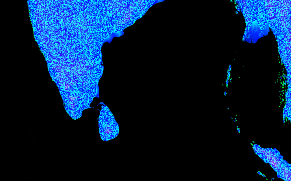
#> input picture pipeline/data/terrain/model-9km.png, 291 x 181 px; its folder holds 4 pictures in this run
$ python run.py
#> lines starting #> are read from the running program, lines starting #| are printed output that depends on the picture; after the words box and inside, x2 and y2 are one past the last pixel; in counts of white or black regions, pixels touching at a corner belong together
### pipeline/config.py
"""Domain, variables and quantisation ranges for the AtmosIQ forecast pipeline."""
from __future__ import annotations
from dataclasses import dataclass

BUCKET_URL = "https://openmeteo.s3.amazonaws.com"
LATEST_URL = f"{BUCKET_URL}/data_spatial/ecmwf_ifs/latest.json"  # ECMWF IFS

# Legacy South India box (5.5-14.5 N, 73-89.5 E). It is no longer the app's domain: every model, terrain tile and satellite
# overlay is cut to the forecast box below (IFS_*). It remains only as the default of build_terrain.py without --india and as the
# fallback in run.py for a fetcher that declares no GRID of its own; do not use it for new data. A regular 0.1 degree grid (~11 km).
LAT_MAX, LAT_MIN = 14.5, 5.5
LON_MIN, LON_MAX = 73.0, 89.5
# Changing the domain (or anything that makes the published grids differ) changes this id: every live model is then built again
DOMAIN = "south-india-5.5-14.5N-73-89.5E"
STEP_DEG = 0.1
NY = round((LAT_MAX - LAT_MIN) / STEP_DEG) + 1      # 91 rows, north to south
NX = round((LON_MAX - LON_MIN) / STEP_DEG) + 1      # 166 columns, west to east

# ECMWF IFS (9 km) is cut to the forecast box on a 0.1 degree lattice (the grid the 0.1 degree models and the terrain use).
# the forecast box: South India, the Arabian Sea's east, the Bay of Bengal and the sea south of Sri Lanka, 2-20 N, 70-99 E (the owner,
# 6 Nov 2026, a cropped screenshot: "i want this region alone, for all models", then "why u missed the below region": the crop reached
# 2 N and 99 E; was all of India, 5-37.5 N, 68-97.5 E). The app's FORECAST_BOX is the same.
IFS_LAT_MAX, IFS_LAT_MIN = 20.0, 2.0
IFS_LON_MIN, IFS_LON_MAX = 70.0, 99.0
IFS_DOMAIN = "box-2-20N-70-99E"
IFS_NY = round((IFS_LAT_MAX - IFS_LAT_MIN) / STEP_DEG) + 1
IFS_NX = round((IFS_LON_MAX - IFS_LON_MIN) / STEP_DEG) + 1

# Each model module (fetch_ifs.py) declares its own MODEL_ID, RUN_HOURS, STEP_HOURS and rain semantics.


@dataclass(frozen=True)
class Var:
    id: str
    unit: str
    lo: float          # value at encoded 0
    hi: float          # value at encoded 65535
    bits: int = 16     # precision actually stored: smooth upper-air fields keep 12 bits, which compresses ~25% better


# Pressure levels offered as "altitude" (hPa) and how high they are in the standard atmosphere, to 100 m (the app has the same table in forecast-layers.ts).
# 800 hPa is synthesized dynamically via log-linear (ln p) interpolation in FieldLoaderService from 850 and 700 hPa.
LEVELS = (850, 700, 600, 200)
LEVEL_KM = {850: 1.5, 800: 2.0, 700: 3.0, 600: 4.2, 200: 11.8}

# Encoding ranges per level: temperature (degC) and geopotential height (m). Generous, so no value can clip.
# wide enough for the whole domain (Ladakh's winter, the jet's cold core at 200 hPa down to -100 °C): the app colours them on Windy's scale
_LEVEL_T = {925: (-10, 40), 850: (-20, 35), 800: (-25, 30), 700: (-35, 25), 600: (-45, 15), 500: (-55, 5), 300: (-75, -15), 250: (-85, -25), 200: (-100, -30)}
_LEVEL_GH = {925: (400, 1100), 850: (1100, 1800), 800: (1600, 2400), 700: (2600, 3300), 600: (3900, 4700), 500: (5500, 6100), 300: (9000, 10000), 250: (10200, 11200), 200: (11800, 12800)}


def _level_vars() -> list[Var]:
    out: list[Var] = []
    for lvl in LEVELS:
        out += [
            Var(f"u{lvl}", "m/s", -90, 90, 12),
            Var(f"v{lvl}", "m/s", -90, 90, 12),
            Var(f"t{lvl}", "°C", *_LEVEL_T[lvl], 12),
            Var(f"rh{lvl}", "%", 0, 100, 12),
            Var(f"gh{lvl}", "m", *_LEVEL_GH[lvl], 12),
            Var(f"w{lvl}", "m/s", -2, 2, 12),          # vertical velocity, positive upwards (the models that publish it)
            Var(f"vo{lvl}", "10⁻⁵ s⁻¹", -60, 60, 12),  # relative vorticity, positive = anticlockwise (cyclonic in the north); derived from u and v
            Var(f"dv{lvl}", "10⁻⁵ s⁻¹", -40, 40, 12),  # horizontal divergence, positive = air spreading out; derived from u and v
        ]
    return out


VARS: dict[str, Var] = {v.id: v for v in [
    Var("t2m", "°C", -40, 50),
    Var("rh", "%", 0, 100),
    Var("feels", "°C", -50, 60),
    Var("dew", "°C", -50, 40),
    Var("u10", "m/s", -60, 60),
    Var("v10", "m/s", -60, 60),
    Var("gust", "m/s", 0, 80),
    Var("msl", "hPa", 950, 1050),
    Var("precip", "mm", 0, 100),
    Var("cloud", "%", 0, 100),
    Var("cloud_low", "%", 0, 100, 12),
    Var("cloud_mid", "%", 0, 100, 12),
    Var("cloud_high", "%", 0, 100, 12),
    Var("vis", "km", 0, 60, 12),
    Var("solar", "W/m²", 0, 1400, 12),
    Var("cape", "J/kg", 0, 6000, 12),
    Var("tcwv", "kg/m²", 0, 80, 12),
    Var("li", "°C", -15, 25, 12),         # lifted index: negative means unstable air
    Var("cin", "J/kg", 0, 1000, 12),      # convective inhibition (magnitude)
    Var("tmin24", "°C", -40, 50, 12),        # lowest and highest temperature in the next 24 hours from this step (derived across steps,
    Var("tmax24", "°C", -40, 50, 12),        # see derive.forward_extreme)
    Var("rain24", "mm", 0, 600),          # rain over the next 24 hours from this step (derived across steps, see derive.forward_accumulation)
    Var("extreme", "%", 0, 100, 12),          # multi-model probability of rain over the next 24 hours (0 to 100 %, derived from rain24 across models)
    Var("raintot", "mm", 0, 1500),        # rain from the start of the run to this step (derived across steps, see derive.cumulative_accumulation)
    *_level_vars(),
]}

# Variables read from the 9 km IFS surface file (pressure levels come from the 0.25 degree IFS dataset)
SOURCE_VARS = [
    "temperature_2m", "dew_point_2m", "wind_u_component_10m", "wind_v_component_10m",
    "wind_gusts_10m", "pressure_msl", "precipitation", "cloud_cover", "cape",
    "total_column_integrated_water_vapour",
    "cloud_cover_low", "cloud_cover_mid", "cloud_cover_high", "visibility", "shortwave_radiation",
    "convective_inhibition",
]

### pipeline/derive.py
"""Turn a model's raw fields (Open-Meteo names and units, SI-ish) into the published variables.

Raw keys are Open-Meteo's variable names (temperature_2m, wind_u_component_850hPa, cloud_cover_low ...). Which published
variables a model can supply follows from which raw keys it has: see `unavailable_for`.
"""
from __future__ import annotations
from typing import Iterable

import numpy as np

from config import LAT_MAX, LEVELS, STEP_DEG

_A, _B = 17.625, 243.04  # Magnus formula constants


# [185 lines left out: functions relative_humidity, dew_point, apparent_temperature, vorticity_divergence, derive, _gap_rain and 4 more, not called in this run]


# --- which raw fields each published variable needs --------------------------------------------------------------
_UV10 = {"wind_u_component_10m", "wind_v_component_10m"}


def _needs() -> dict[str, list[set[str]]]:
    """Published variable -> alternative sets of raw keys; any one complete set is enough."""
    rh_sources = [{"relative_humidity_2m"}, {"temperature_2m", "dew_point_2m"}]
    needs: dict[str, list[set[str]]] = {
        "t2m": [{"temperature_2m"}],
        "rh": rh_sources,
        "feels": [{"temperature_2m", "relative_humidity_2m"} | _UV10, {"temperature_2m", "dew_point_2m"} | _UV10],
        "dew": [{"dew_point_2m"}, {"temperature_2m", "relative_humidity_2m"}],
        "u10": [{"wind_u_component_10m"}],
        "v10": [{"wind_v_component_10m"}],
        "gust": [{"wind_gusts_10m"}],
        "msl": [{"pressure_msl"}],
        "precip": [{"precipitation"}],
        "cloud": [{"cloud_cover"}],
        "cloud_low": [{"cloud_cover_low"}],
        "cloud_mid": [{"cloud_cover_mid"}],
        "cloud_high": [{"cloud_cover_high"}],
        "vis": [{"visibility"}],
        "solar": [{"shortwave_radiation"}],
        "cape": [{"cape"}],
        "tcwv": [{"total_column_integrated_water_vapour"}],
        "tmin24": [{"temperature_2m"}],
        "tmax24": [{"temperature_2m"}],
        "li": [{"lifted_index"}],
        "cin": [{"convective_inhibition"}],
    }
    for lvl in LEVELS:
        needs[f"u{lvl}"] = [{f"wind_u_component_{lvl}hPa"}]
        needs[f"v{lvl}"] = [{f"wind_v_component_{lvl}hPa"}]
        needs[f"t{lvl}"] = [{f"temperature_{lvl}hPa"}]
        needs[f"rh{lvl}"] = [{f"relative_humidity_{lvl}hPa"}]
        needs[f"gh{lvl}"] = [{f"geopotential_height_{lvl}hPa"}]
        needs[f"w{lvl}"] = [{f"vertical_velocity_{lvl}hPa"}]
        needs[f"vo{lvl}"] = needs[f"dv{lvl}"] = [{f"wind_u_component_{lvl}hPa", f"wind_v_component_{lvl}hPa"}]
    return needs


NEEDS = _needs()

# every pressure-level raw field a model might provide (wind u/v, temperature, humidity, geopotential height)
LEVEL_RAW_KEYS = tuple(
    key for lvl in LEVELS for key in (
        f"wind_u_component_{lvl}hPa", f"wind_v_component_{lvl}hPa", f"temperature_{lvl}hPa",
        f"relative_humidity_{lvl}hPa", f"geopotential_height_{lvl}hPa", f"vertical_velocity_{lvl}hPa",
    )
)


def unavailable_for(provided: Iterable[str]) -> frozenset[str]:
    """Published variables a model cannot supply, given the raw keys it provides."""
    have = set(provided)
    return frozenset(var for var, alternatives in NEEDS.items() if not any(a <= have for a in alternatives))

### pipeline/correction.py
"""Corrects the ECMWF IFS forecast near the airports that the bias table (data/bias/table.json) was measured at.

Only the variables that improved on the held-out days are corrected (temperature and humidity, see the table); wind is not.
Each airport's correction (by hour of day, UTC) applies in full within FULL_KM of the airport, fades out linearly to nothing
at FADE_KM, and is not applied beyond that. Kallakurichi is about 80 km from Tiruchirappalli airport, so it gets the full
correction from that airport.
"""
from __future__ import annotations
import json, math
from datetime import datetime

import numpy as np

from derive import apparent_temperature, dew_point

FULL_KM = 100.0
FADE_KM = 200.0
CORRECTED = {"temp_c": ("t2m", 0.0, 60.0), "rh_pct": ("rh", 0.0, 100.0)}   # bias key -> (field name, min, max)
# a correction is used only when the held-out days are enough to trust it, and it clearly lowers the error there
MIN_TEST_POINTS = 50
MIN_GAIN = 0.05


# [16 lines left out: functions haversine_km, weight, not called in this run]


def load_table(path: str) -> dict:
    """The corrections to apply: for each airport, its position and the hourly correction of each corrected variable that
    was measured on enough held-out points and clearly improved there. Empty when the table is missing."""
    try:
        with open(path, encoding="utf-8") as f:
            doc = json.load(f)
    except (OSError, ValueError):
        return {}
    out = {}
    for station, a in doc.get("airports", {}).items():
        lat, lon = a.get("lat"), a.get("lon")
        if lat is None or lon is None:
            continue
        variables = {}
        for key in CORRECTED:
            v = a.get("variables", {}).get(key)
            if not v or v.get("mae_after") is None or v.get("mae_before") is None:
                continue
            enough = v.get("n_test", 0) >= MIN_TEST_POINTS
            clear = v["mae_after"] <= v["mae_before"] * (1 - MIN_GAIN)
            if enough and clear:
                variables[key] = {int(h): float(c) for h, c in v["correction_by_hour_utc"].items()}
        if variables:
            out[station] = {"lat": lat, "lon": lon, "variables": variables}
    return out


# [44 lines left out: functions _distance_km, apply, not called in this run]


# ── rain ──────────────────────────────────────────────────────────────────────────────────────────────────────────────
RAIN_FULL_KM = 25.0      # the factor applies in full within this distance of a gauge (on land)
RAIN_FADE_KM = 50.0      # and fades out to nothing at this distance


def load_rain(path: str) -> dict | None:
    """The rain factor and the land gauges' positions (data/bias/rain.json), when that factor was accepted; else None."""
    try:
        with open(path, encoding="utf-8") as f:
            doc = json.load(f)
    except (OSError, ValueError):
        return None
    rain = doc.get("rain") or {}
    if not rain.get("accepted") or not doc.get("gauges"):
        return None
    return {"factor": float(rain["factor"]), "gauges": np.asarray(doc["gauges"], np.float64)}


def land_mask(lats: np.ndarray, lons: np.ndarray, terrain_dir: str) -> np.ndarray | None:
    """True where the grid is land, from the terrain's model grid (its land fraction). None if that grid is missing or of
    another shape, in which case the rain correction is not applied anywhere."""
#> called with lats = array of shape (181,), lons = array of shape (291,), terrain_dir = 'pipeline/data/terrain'
    import os
    from PIL import Image
    path = os.path.join(terrain_dir, "model-9km.png")
    if not os.path.exists(path):
        return None
    px = np.asarray(Image.open(path).convert("RGB"))
#> px is the input picture: shape (181, 291, 3); mean R, G, B 5.4, 28.1, 55.5
    if px.shape[:2] != (len(lats), len(lons)):
        return None
    return px[..., 2] >= 128                # the land fraction (blue) at least a half
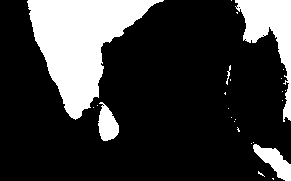
#> returned value: shape (181, 291) bool; 21.8% white; 25 white regions (20 under 20 px), largest, box (x1, y1, x2, y2) and area: (27, 0, 164, 120) 7731, (235, 0, 291, 122) 2474, (253, 144, 291, 181) 646, (98, 102, 119, 141) 535, (226, 65, 231, 85) 34
#> (the rest of the program and of its run is left out)
